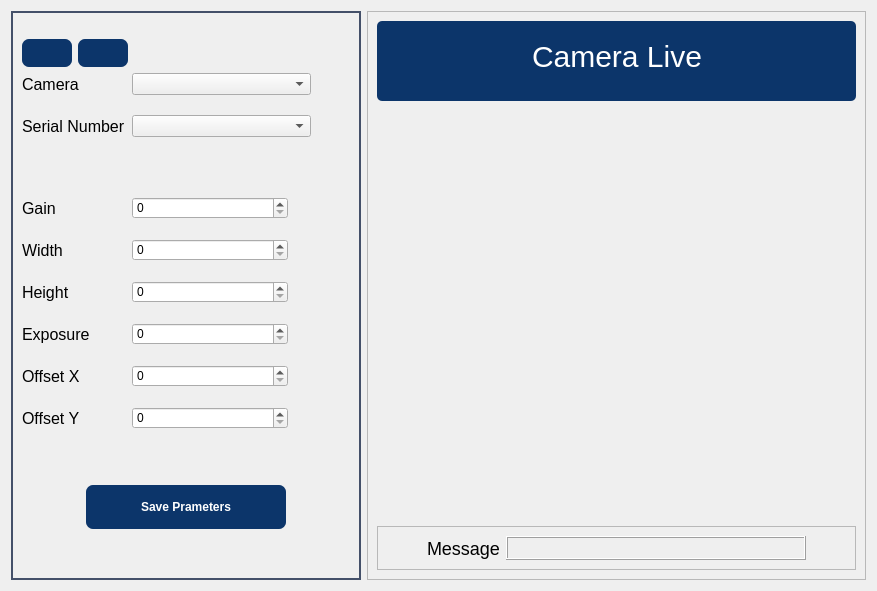
                <widget class="QWidget" name="camera_tab">
                 <attribute name="title">
                  <string>Camera Setting</string>
                 </attribute>
                 <layout class="QHBoxLayout" name="horizontalLayout_49">
                  <item>
                   <widget class="QFrame" name="camera_setting_frame">
                    <property name="maximumSize">
                     <size>
                      <width>350</width>
                      <height>16777215</height>
                     </size>
                    </property>
                    <property name="styleSheet">
                     <string notr="true">QLabel{
	font: 16px;
	border: no
}

#camera_setting_frame{

	border: 2px solid #445069;

}

QSpinBox{
	min-width: 150px;

}</string>
                    </property>
                    <property name="frameShape">
                     <enum>QFrame::StyledPanel</enum>
                    </property>
                    <property name="frameShadow">
                     <enum>QFrame::Raised</enum>
                    </property>
                    <layout class="QVBoxLayout" name="verticalLayout_33">
                     <item>
                      <layout class="QHBoxLayout" name="horizontalLayout_18">
                       <property name="topMargin">
                        <number>17</number>
                       </property>
                       <item>
                        <widget class="QPushButton" name="Camera_connection_Camera_setting">
                         <property name="maximumSize">
                          <size>
                           <width>80</width>
                           <height>30</height>
                          </size>
                         </property>
                         <property name="styleSheet">
                          <string notr="true">
QPushButton{
	color: white;
	padding: 5px;
    background-color:#F1F0E8;
	font-size: 11pt;
	font-weight: bold;
	border-radius:7px;
    background-color:rgb(12, 53, 106);
}

QPushButton:hover{
	background:rgb(9, 39, 76);
}

QPushButton:disabled {
    color: #8D8D8D;
}

QPushButton:pressed {
	background: rgb(0, 0, 0);
}</string>
                         </property>
                         <property name="text">
                          <string/>
                         </property>
                         <property name="icon">
                          <iconset resource="assets/assets.qrc">
                           <normaloff>:/icons/icon/camera_disconnected.png</normaloff>:/icons/icon/camera_disconnected.png</iconset>
                         </property>
                         <property name="iconSize">
                          <size>
                           <width>50</width>
                           <height>50</height>
                          </size>
                         </property>
                        </widget>
                       </item>
                       <item>
                        <widget class="QPushButton" name="Stop_connection_Camera_setting">
                         <property name="maximumSize">
                          <size>
                           <width>80</width>
                           <height>30</height>
                          </size>
                         </property>
                         <property name="styleSheet">
                          <string notr="true">
QPushButton{
	color: white;
	padding: 5px;
    background-color:#F1F0E8;
	font-size: 11pt;
	font-weight: bold;
	border-radius:7px;
    background-color:rgb(12, 53, 106);
}

QPushButton:hover{
	background: #a3a3a3;
}

QPushButton:disabled {
    color: #8D8D8D;
}

QPushButton:pressed {
	background: rgb(0, 0, 0);
}</string>
                         </property>
                         <property name="text">
                          <string/>
                         </property>
                         <property name="icon">
                          <iconset>
                           <normaloff>../icons/camera_disconnected.png</normaloff>../icons/camera_disconnected.png</iconset>
                         </property>
                         <property name="iconSize">
                          <size>
                           <width>50</width>
                           <height>50</height>
                          </size>
                         </property>
                        </widget>
                       </item>
                       <item>
                        <spacer name="horizontalSpacer_22">
                         <property name="orientation">
                          <enum>Qt::Horizontal</enum>
                         </property>
                         <property name="sizeHint" stdset="0">
                          <size>
                           <width>40</width>
                           <height>20</height>
                          </size>
                         </property>
                        </spacer>
                       </item>
                      </layout>
                     </item>
                     <item>
                      <layout class="QGridLayout" name="gridLayout_7">
                       <property name="verticalSpacing">
                        <number>20</number>
                       </property>
                       <item row="8" column="0">
                        <widget class="QLabel" name="label_18">
                         <property name="styleSheet">
                          <string notr="true"/>
                         </property>
                         <property name="text">
                          <string>Offset Y</string>
                         </property>
                        </widget>
                       </item>
                       <item row="7" column="1">
                        <widget class="QSpinBox" name="offsetx_spinbox">
                         <property name="maximumSize">
                          <size>
                           <width>90</width>
                           <height>33</height>
                          </size>
                         </property>
                         <property name="styleSheet">
                          <string notr="true"/>
                         </property>
                        </widget>
                       </item>
                       <item row="2" column="0">
                        <spacer name="verticalSpacer_8">
                         <property name="orientation">
                          <enum>Qt::Vertical</enum>
                         </property>
                         <property name="sizeHint" stdset="0">
                          <size>
                           <width>20</width>
                           <height>40</height>
                          </size>
                         </property>
                        </spacer>
                       </item>
                       <item row="0" column="1">
                        <widget class="QComboBox" name="cameras_combobox">
                         <property name="styleSheet">
                          <string notr="true">min-width:150px;</string>
                         </property>
                        </widget>
                       </item>
                       <item row="4" column="0">
                        <widget class="QLabel" name="label_14">
                         <property name="styleSheet">
                          <string notr="true"/>
                         </property>
                         <property name="text">
                          <string>Width</string>
                         </property>
                        </widget>
                       </item>
                       <item row="1" column="0">
                        <widget class="QLabel" name="label_11">
                         <property name="styleSheet">
                          <string notr="true"/>
                         </property>
                         <property name="text">
                          <string>Serial Number</string>
                         </property>
                        </widget>
                       </item>
                       <item row="1" column="2">
                        <spacer name="horizontalSpacer_21">
                         <property name="orientation">
                          <enum>Qt::Horizontal</enum>
                         </property>
                         <property name="sizeHint" stdset="0">
                          <size>
                           <width>40</width>
                           <height>20</height>
                          </size>
                         </property>
                        </spacer>
                       </item>
                       <item row="8" column="1">
                        <widget class="QSpinBox" name="offsety_spinbox">
                         <property name="maximumSize">
                          <size>
                           <width>90</width>
                           <height>33</height>
                          </size>
                         </property>
                         <property name="styleSheet">
                          <string notr="true"/>
                         </property>
                        </widget>
                       </item>
                       <item row="7" column="0">
                        <widget class="QLabel" name="label_17">
                         <property name="styleSheet">
                          <string notr="true"/>
                         </property>
                         <property name="text">
                          <string>Offset X</string>
                         </property>
                        </widget>
                       </item>
                       <item row="1" column="1">
                        <widget class="QComboBox" name="devices_sn_combobox"/>
                       </item>
                       <item row="4" column="1">
                        <widget class="QSpinBox" name="width_spinbox">
                         <property name="maximumSize">
                          <size>
                           <width>90</width>
                           <height>33</height>
                          </size>
                         </property>
                         <property name="styleSheet">
                          <string notr="true"/>
                         </property>
                         <property name="maximum">
                          <number>10000</number>
                         </property>
                        </widget>
                       </item>
                       <item row="0" column="0">
                        <widget class="QLabel" name="label_42">
                         <property name="styleSheet">
                          <string notr="true"/>
                         </property>
                         <property name="text">
                          <string>Camera</string>
                         </property>
                        </widget>
                       </item>
                       <item row="6" column="0">
                        <widget class="QLabel" name="label_16">
                         <property name="styleSheet">
                          <string notr="true"/>
                         </property>
                         <property name="text">
                          <string>Exposure</string>
                         </property>
                        </widget>
                       </item>
                       <item row="6" column="1">
                        <widget class="QSpinBox" name="expo_spinbox">
                         <property name="maximumSize">
                          <size>
                           <width>90</width>
                           <height>30</height>
                          </size>
                         </property>
                         <property name="styleSheet">
                          <string notr="true"/>
                         </property>
                         <property name="maximum">
                          <number>10000000</number>
                         </property>
                        </widget>
                       </item>
                       <item row="5" column="1">
                        <widget class="QSpinBox" name="height_spinbox">
                         <property name="maximumSize">
                          <size>
                           <width>90</width>
                           <height>33</height>
                          </size>
                         </property>
                         <property name="styleSheet">
                          <string notr="true"/>
                         </property>
                         <property name="maximum">
                          <number>100000</number>
                         </property>
                        </widget>
                       </item>
                       <item row="5" column="0">
                        <widget class="QLabel" name="label_12">
                         <property name="styleSheet">
                          <string notr="true"/>
                         </property>
                         <property name="text">
                          <string>Height</string>
                         </property>
                        </widget>
                       </item>
                       <item row="3" column="0">
                        <widget class="QLabel" name="label_15">
                         <property name="styleSheet">
                          <string notr="true"/>
                         </property>
                         <property name="text">
                          <string>Gain</string>
                         </property>
                        </widget>
                       </item>
                       <item row="3" column="1">
                        <widget class="QSpinBox" name="gain_spinbox">
                         <property name="maximumSize">
                          <size>
                           <width>90</width>
                           <height>33</height>
                          </size>
                         </property>
                         <property name="styleSheet">
                          <string notr="true"/>
                         </property>
                         <property name="maximum">
                          <number>600</number>
                         </property>
                        </widget>
                       </item>
                      </layout>
                     </item>
                     <item>
                      <layout class="QHBoxLayout" name="horizontalLayout_13">
                       <property name="topMargin">
                        <number>50</number>
                       </property>
                       <item>
                        <widget class="QPushButton" name="Save_Camera_Parameters">
                         <property name="maximumSize">
                          <size>
                           <width>200</width>
                           <height>16777215</height>
                          </size>
                         </property>
                         <property name="cursor">
                          <cursorShape>PointingHandCursor</cursorShape>
                         </property>
                         <property name="toolTip">
                          <string>Save Parameters</string>
                         </property>
                         <property name="styleSheet">
                          <string notr="true">QPushButton{
	color: white;
    background-color:#0C356A;
	padding: 5px;
	font-size:12px;
	font-weight: bold;
	border-radius:7px;
	background-color: rgb(12, 53, 106);
	padding: 15px 15px;
}

QPushButton:hover{
	background: #a3a3a3;
}

QPushButton:disabled {
    color: #8D8D8D;
}

QPushButton:pressed {
	background: rgb(0, 0, 0);
}

</string>
                         </property>
                         <property name="text">
                          <string>Save Prameters</string>
                         </property>
                         <property name="icon">
                          <iconset>
                           <normaloff>../icons/save.png</normaloff>../icons/save.png</iconset>
                         </property>
                         <property name="iconSize">
                          <size>
                           <width>26</width>
                           <height>26</height>
                          </size>
                         </property>
                        </widget>
                       </item>
                      </layout>
                     </item>
                     <item>
                      <spacer name="verticalSpacer">
                       <property name="orientation">
                        <enum>Qt::Vertical</enum>
                       </property>
                       <property name="sizeHint" stdset="0">
                        <size>
                         <width>20</width>
                         <height>40</height>
                        </size>
                       </property>
                      </spacer>
                     </item>
                    </layout>
                   </widget>
                  </item>
                  <item>
                   <widget class="QFrame" name="frame_61">
                    <property name="frameShape">
                     <enum>QFrame::StyledPanel</enum>
                    </property>
                    <property name="frameShadow">
                     <enum>QFrame::Raised</enum>
                    </property>
                    <layout class="QVBoxLayout" name="verticalLayout_8">
                     <item>
                      <widget class="QFrame" name="frame_7">
                       <property name="minimumSize">
                        <size>
                         <width>0</width>
                         <height>75</height>
                        </size>
                       </property>
                       <property name="maximumSize">
                        <size>
                         <width>16777215</width>
                         <height>80</height>
                        </size>
                       </property>
                       <property name="baseSize">
                        <size>
                         <width>0</width>
                         <height>100</height>
                        </size>
                       </property>
                       <property name="styleSheet">
                        <string notr="true">QFrame{
	background: #0C356A;
border-radius:5px;
}

</string>
                       </property>
                       <property name="frameShape">
                        <enum>QFrame::NoFrame</enum>
                       </property>
                       <property name="frameShadow">
                        <enum>QFrame::Plain</enum>
                       </property>
                       <property name="lineWidth">
                        <number>3</number>
                       </property>
                       <layout class="QHBoxLayout" name="horizontalLayout_11">
                        <property name="topMargin">
                         <number>0</number>
                        </property>
                        <item>
                         <spacer name="horizontalSpacer_15">
                          <property name="orientation">
                           <enum>Qt::Horizontal</enum>
                          </property>
                          <property name="sizeHint" stdset="0">
                           <size>
                            <width>40</width>
                            <height>20</height>
                           </size>
                          </property>
                         </spacer>
                        </item>
                        <item>
                         <widget class="QLabel" name="label_8">
                          <property name="maximumSize">
                           <size>
                            <width>250</width>
                            <height>100</height>
                           </size>
                          </property>
                          <property name="styleSheet">
                           <string notr="true">font-size:30px;
color: white;
font: 26pt &quot;Mongolian Baiti&quot;;</string>
                          </property>
                          <property name="text">
                           <string>Camera Live</string>
                          </property>
                         </widget>
                        </item>
                        <item>
                         <spacer name="horizontalSpacer_16">
                          <property name="orientation">
                           <enum>Qt::Horizontal</enum>
                          </property>
                          <property name="sizeHint" stdset="0">
                           <size>
                            <width>40</width>
                            <height>20</height>
                           </size>
                          </property>
                         </spacer>
                        </item>
                       </layout>
                      </widget>
                     </item>
                     <item>
                      <widget class="QLabel" name="Showlive_Setting">
                       <property name="text">
                        <string/>
                       </property>
                      </widget>
                     </item>
                     <item>
                      <widget class="QFrame" name="frame_20">
                       <property name="maximumSize">
                        <size>
                         <width>16777215</width>
                         <height>44</height>
                        </size>
                       </property>
                       <property name="frameShape">
                        <enum>QFrame::StyledPanel</enum>
                       </property>
                       <property name="frameShadow">
                        <enum>QFrame::Raised</enum>
                       </property>
                       <layout class="QHBoxLayout" name="horizontalLayout_33">
                        <item>
                         <spacer name="horizontalSpacer_10">
                          <property name="orientation">
                           <enum>Qt::Horizontal</enum>
                          </property>
                          <property name="sizeHint" stdset="0">
                           <size>
                            <width>40</width>
                            <height>20</height>
                           </size>
                          </property>
                         </spacer>
                        </item>
                        <item>
                         <widget class="QLabel" name="label_27">
                          <property name="maximumSize">
                           <size>
                            <width>100</width>
                            <height>16777215</height>
                           </size>
                          </property>
                          <property name="styleSheet">
                           <string notr="true">font-size:18px;
font: 16pt &quot;Mongolian Baiti&quot;;</string>
                          </property>
                          <property name="text">
                           <string>Message</string>
                          </property>
                         </widget>
                        </item>
                        <item>
                         <widget class="QLabel" name="Message_Camera">
                          <property name="minimumSize">
                           <size>
                            <width>300</width>
                            <height>0</height>
                           </size>
                          </property>
                          <property name="maximumSize">
                           <size>
                            <width>360</width>
                            <height>16777215</height>
                           </size>
                          </property>
                          <property name="frameShape">
                           <enum>QFrame::Box</enum>
                          </property>
                          <property name="frameShadow">
                           <enum>QFrame::Raised</enum>
                          </property>
                          <property name="text">
                           <string/>
                          </property>
                          <property name="alignment">
                           <set>Qt::AlignCenter</set>
                          </property>
                          <property name="margin">
                           <number>4</number>
                          </property>
                         </widget>
                        </item>
                        <item>
                         <spacer name="horizontalSpacer_11">
                          <property name="orientation">
                           <enum>Qt::Horizontal</enum>
                          </property>
                          <property name="sizeHint" stdset="0">
                           <size>
                            <width>40</width>
                            <height>20</height>
                           </size>
                          </property>
                         </spacer>
                        </item>
                       </layout>
                      </widget>
                     </item>
                    </layout>
                   </widget>
                  </item>
                 </layout>
                </widget>
